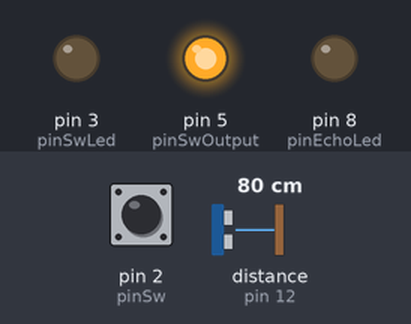
Bench run of a sketch on a simulated Arduino Uno, built with avr-gcc and run on an emulated ATmega328P. On the bench: output pins drawn as LEDs (lit = HIGH). Wiring (inferred from the names in the program): ultrasonic range finder: trigger pin 11; echo pin 12. The test bench sets the inputs (shaded band); at power-on: distance to the obstacle (sensor on pin 12) 80 cm, pin 2 (pinSw) LOW. The echo pulse lasts 58.3 µs per cm; pins used as bus, display or sensor lines are not drawn.

Above: at 1.2 s.
1.3 s: distance to the obstacle (sensor on pin 12) set to 22 cm
2.8 s: distance to the obstacle (sensor on pin 12) set to 18 cm
At 4.0 s:
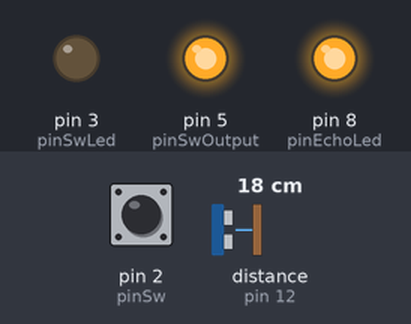
4.3 s: pin 2 (pinSw) pulled HIGH for 0.15 s
At 5.2 s:
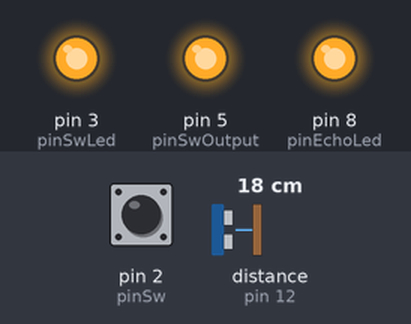
Timing chart, 0 to 7.3 s (numbered marks = the images above; inputs shaded):
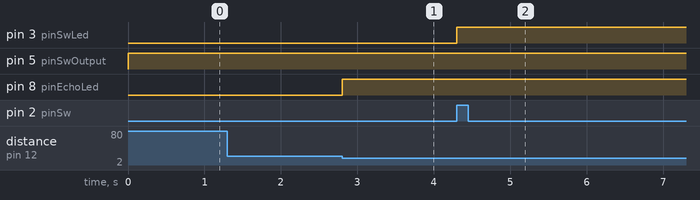

The sketch:

Empathygo.ino
```cpp
#define pinSw 2
#define pinSwLed 3
#define pinSwOutput 5//~微動開關輸出
boolean switchState = false;

#define distance 20 //玩家與超音波的距離
#define pinTrig 11 //超音波發射腳
#define pinEcho 12 //超音波接收腳
#define pinEchoLed 8 //LED顯示
#define pinEchoOutput 9 //~聲波輸出

unsigned long duration, cm;
unsigned long before, after;

int val=analogRead(A5);

void setup() {
  Serial.begin(9600);
  //---------微動開關----------
  pinMode(pinSw, INPUT);
  pinMode(pinSwLed, OUTPUT);
  pinMode(pinSwOutput,OUTPUT);

  //---------超音波--------------
  pinMode(pinTrig, OUTPUT);
  pinMode(pinEcho, INPUT);
  pinMode(pinEchoLed, OUTPUT);
  pinMode(pinEchoOutput,OUTPUT);
  digitalWrite(pinTrig, LOW);
  digitalWrite(pinEchoLed, LOW);
  //---------90秒---------------
}

void loop() {
  // put your main code here, to run repeatedly:
  if (val > 300)
  {
    before = millis();
  }
  if (read_switch() || counter())
    digitalWrite(pinSwLed, HIGH);
    digitalWrite(pinSwOutput,HIGH);

  if (read_Trig() || counter())
    digitalWrite(pinEchoLed, HIGH);
    digitalWrite(pinEchoOutput,HIGH);
}

boolean read_Trig() {
  digitalWrite(pinTrig, HIGH);
  delayMicroseconds(10);
  digitalWrite(pinTrig, LOW);

  duration = pulseIn(pinEcho, HIGH);

  cm = duration / 58; //聲波前進一公分需要58微秒

  if (cm < distance) //距離小於20cm時LED會亮
  {
    digitalWrite(pinEchoLed, HIGH);
    return true;
  }
  else
  {
    return false;
  }
  Serial.print(cm);
  Serial.println("cm");
  delay(100);
}

boolean read_switch() {
  switchState = digitalRead(pinSw);
  if (switchState)
    return true;
  else
    return false;
}

boolean counter() {
  after = millis();
  if (after - before > 90000)
    return true;
  else
    return false;
}
```

Measured:
- the behaviour switches between 21 and 20 cm on distance to the obstacle (sensor on pin 12) (found by bisection; images 0 and 1)
- after the input at 1.3 s, every drawn part: stays the same
- after the input at 2.8 s, pin 8 (pinEchoLed): LOW → HIGH at once
- after the input at 4.3 s, pin 3 (pinSwLed): LOW → HIGH at once
